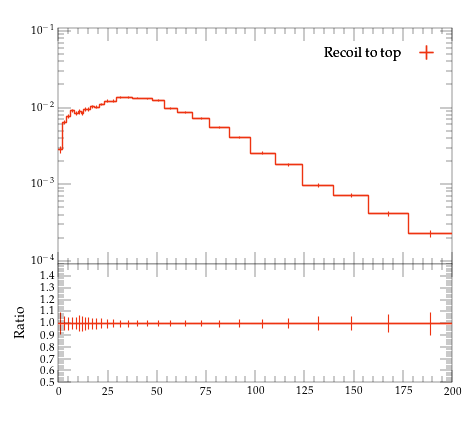

The script that saved this image:
#! /usr/bin/env python

# This Python script was auto-generated using YODA v2.0.2.
# Analysis object: /MC_HFJETS_TEST/ptBHadrLead
# Timestamp: 30-07-2026 (13:09:52)

import matplotlib as mpl
import matplotlib.pyplot as plt
mpl.use('Agg') # comment out for interactive use
import os
import numpy as np

plotDir = os.path.split(os.path.realpath(__file__))[0]
if 'YODA_USER_PLOT_PATH' in globals():
    plot_outdir = globals()['YODA_USER_PLOT_PATH']
else:
    plot_outdir = plotDir

#plot style
plt.style.use(os.path.join(plotDir, '../default.mplstyle'))
# plot metadata
figW, figH = plt.rcParams['figure.figsize']
ax_xLabel = r''
ax_yLabel = r''
ax_title  = r''
ax_xScale = 'linear'
ax_yScale = 'log'
xLims = (0.0, 200.0)
yLims = (9e-05, 0.11000000000000001)

# TeX-friendly labels for the legend
labels = {
    'legend' : ([ r"Recoil to top" ], r""),
}

# Adjust canvas width and height
canvasW = 10.0
canvasH = 9.0
figW *= canvasW/10.
figH *= canvasH/9.

# Create figure and axis objects
fig, (ax, ratio0_ax) = plt.subplots(2, 1, sharex=True,
                  figsize=(figW,figH), gridspec_kw={'height_ratios': (6.0, 3.0)})

# Set figure margins
plt.subplots_adjust(
    left   = 1.0 * plt.rcParams['figure.subplot.left'],
    right  = 1.0 * plt.rcParams['figure.subplot.right'],
    top    = 1.0 * plt.rcParams['figure.subplot.top'],
    bottom = 1.0 * plt.rcParams['figure.subplot.bottom'])

ratio0_ax.yaxis.set_major_locator(mpl.ticker.MultipleLocator(0.1))
ratio0_ax.set_ylim(0.5, 1.4999)
ratio0_ax.set_ylabel('Ratio')

# the numerical data is stored in a separate file
dataf = dict()
prefix = os.path.split(__file__)[0]
if prefix:    prefix = prefix + '/'
exec(open(prefix+'ptBHadrLead__data.py').read(), dataf)


legend_handles = dict() # keep track of handles for the legend

# style options for curves
# starts at zorder>=5 to draw curve on top of legend
styles = {
  'recoil_t': {
    'color' : '#EE3311',
    'linestyle' : '-',
    'linewidth' : 1,
    'marker' : 'none',
    'markersize' : 2,
    'capsize' : 0.0,
    'zorder' : 5,
    'histstyle' : 1,
    'drawstyle' : 'steps-pre',
    'xerrorbars' : 1,
    'yerrorbars' : 1,
    'fillcolor' : None,
    'fillopacity' : 1.0,
    'ratio0_linestyle' : '-',
    'ratio0_linewidth' : 1,
    'ratio0_marker' : 'none',
    'ratio0_markersize' : 2,
    'ratio0_capsize' : 0.0,
    'ratio0_zorder' : 5,
    'ratio0_histstyle' : 1,
    'ratio0_drawstyle' : 'steps-pre',
    'ratio0_xerrorbars' : 1,
    'ratio0_yerrorbars' : 1,
  },
}

# curve from input yoda files in main panel
for label, yvals in dataf['yvals'].items():
    if all(np.isnan(v) for v in dataf['yvals'][label]):
        continue
    tmp = None
    if styles[label]['histstyle']: # draw as histogram
        xpos = dataf['xedges'][label] if styles[label]['drawstyle'] else dataf['xpoints'][label]
        ypos = np.insert(yvals, 0, yvals[0]) if styles[label]['drawstyle'] else yvals
        if styles[label]['fillcolor']: # fill area below curve
            ax.fill_between(xpos, ypos, step='pre',
                            color=styles[label]['fillcolor'],
                            alpha=styles[label]['fillopacity'])
        tmp, = ax.plot(xpos, ypos,
                       color=styles[label]['color'],
                       linestyle=styles[label]['linestyle'],
                       linewidth=styles[label]['linewidth'],
                       drawstyle=styles[label]['drawstyle'], solid_joinstyle='miter',
                       zorder=styles[label]['zorder'], label=label)
    tmp = ax.errorbar(dataf['xpoints'][label], yvals,
                      xerr=np.array(dataf['xerrs'][label])*styles[label]['xerrorbars'],
                      yerr=np.array(dataf['yerrs'][label])*styles[label]['yerrorbars'],
                      fmt=styles[label]['marker'], capsize=styles[label]['capsize'],
                      markersize=styles[label]['markersize'],
                      ecolor=styles[label]['color'],
                      color=styles[label]['color'], zorder=styles[label]['zorder'])
    tmp[-1][0].set_linestyle(styles[label]['linestyle'])
    tmp[-1][0].set_linewidth(styles[label]['linewidth'])
    if label in dataf['add_legend_handle']:  legend_handles[label] = tmp
    for varLabel in dataf['variation_yvals'].keys():
        if varLabel.startswith(label):
            tmp, = ax.plot(dataf['xedges'][label], dataf['variation_yvals'][varLabel],
                           color=styles[label]['color'],
                           linestyle=styles[label]['linestyle'],
                           linewidth=styles[label]['linewidth'],
                           drawstyle='steps-pre', solid_joinstyle='miter',
                           zorder=styles[label]['zorder'], alpha=0.5)


# plots on ratio panel
# curve from input yoda files in ratio panel
for label, yvals in dataf['ratio0_yvals'].items():
    if all(np.isnan(v) for v in yvals):
        continue
    if styles[label]['ratio0_histstyle']: # plot as histogram
        xpos = dataf['xedges']['recoil_t'] if styles[label]['ratio0_drawstyle'] else dataf['xpoints']['recoil_t']
        ypos = np.insert(yvals, 0, yvals[0]) if styles[label]['ratio0_drawstyle'] else yvals
        ratio0_ax.plot(xpos, ypos,
                       color=styles[label]['color'],
                       linewidth=styles[label]['linewidth'],
                       linestyle=styles[label]['ratio0_linestyle'],
                       drawstyle=styles[label]['ratio0_drawstyle'], zorder=styles[label]['zorder'],
                       solid_joinstyle='miter')
    tmp = ratio0_ax.errorbar(dataf['xpoints']['recoil_t'], yvals,
                             xerr=np.array(dataf['ref_xerrs'])*styles[label]['ratio0_xerrorbars'],
                             yerr=np.array(dataf['ratio0_yerrs'][label])*styles[label]['ratio0_yerrorbars'],
                             fmt=styles[label]['ratio0_marker'], capsize=styles[label]['ratio0_capsize'],
                             markersize=styles[label]['ratio0_markersize'],
                             ecolor=styles[label]['color'],
                             color=styles[label]['color'])
    tmp[-1][0].set_linestyle(styles[label]['ratio0_linestyle'])
    tmp[-1][0].set_linewidth(styles[label]['ratio0_linewidth'])

    for varlabel in dataf['ratio0_variation_vals'].keys():
        if varlabel.startswith(label):
            ratio0_ax.plot(dataf['xedges']['recoil_t'],
                            dataf['ratio0_variation_vals'][varlabel],
                            color=styles[label]['color'],
                            linestyle=styles[label]['linestyle'],
                            linewidth=styles[label]['linewidth'],
                            drawstyle='steps-pre', solid_joinstyle='miter',
                            zorder=1, alpha=0.5)

legend_items = list(legend_handles.values())
ax.add_artist(ax.legend(legend_items,
                        labels['legend'][0],
                        title=labels['legend'][1],
                        alignment='right',
                        loc='upper right',
                        bbox_to_anchor=(1.0, 0.97),markerfirst=False))

# set plot metadata as defined above
ratio0_ax.set_xlabel(ax_xLabel)
ratio0_ax.xaxis.set_label_coords(1., -0.15)
ax.set_ylabel(ax_yLabel, ha='right', va='top')
ax.yaxis.set_label_coords(-0.11, 1.0)
ax.set_title(ax_title, loc='left')
ax.set_xscale(ax_xScale)
ax.set_yscale(ax_yScale)
ax.set_xlim(xLims)
ax.set_ylim(yLims)

# tick formatting
plt.rcParams['xtick.top'] = True
plt.rcParams['ytick.right'] = True
ax.yaxis.set_major_locator(mpl.ticker.LogLocator(base=10.0, numticks=np.inf))
ax.yaxis.set_minor_locator(mpl.ticker.LogLocator(
                           base=10.0, subs=np.arange(0.1, 1, 0.1), numticks=np.inf))
fig.align_ylabels((ax, ratio0_ax))
plt.savefig(os.path.join(plot_outdir, 'ptBHadrLead.pdf'), format='PDF')
plt.savefig(os.path.join(plot_outdir, 'ptBHadrLead.png'), format='PNG')

plt.close(fig)
